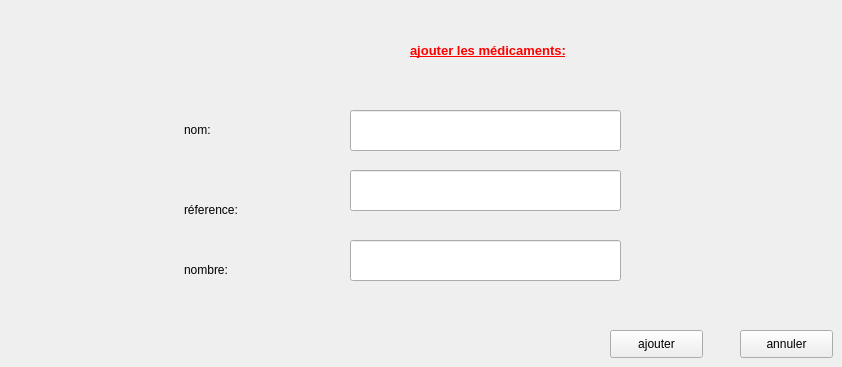
      <widget class="QWidget" name="tab_5">
       <attribute name="title">
        <string>ajouter</string>
       </attribute>
       <widget class="QLabel" name="label_41">
        <property name="geometry">
         <rect>
          <x>410</x>
          <y>40</y>
          <width>321</width>
          <height>21</height>
         </rect>
        </property>
        <property name="font">
         <font>
          <pointsize>10</pointsize>
          <weight>75</weight>
          <bold>true</bold>
          <underline>true</underline>
         </font>
        </property>
        <property name="styleSheet">
         <string notr="true">color: rgb(255, 0, 0);</string>
        </property>
        <property name="text">
         <string>ajouter les médicaments:</string>
        </property>
       </widget>
       <widget class="QLabel" name="label_42">
        <property name="geometry">
         <rect>
          <x>184</x>
          <y>120</y>
          <width>71</width>
          <height>20</height>
         </rect>
        </property>
        <property name="text">
         <string>nom:</string>
        </property>
       </widget>
       <widget class="QLabel" name="label_43">
        <property name="geometry">
         <rect>
          <x>184</x>
          <y>200</y>
          <width>71</width>
          <height>20</height>
         </rect>
        </property>
        <property name="text">
         <string>réference:</string>
        </property>
       </widget>
       <widget class="QLabel" name="label_44">
        <property name="geometry">
         <rect>
          <x>184</x>
          <y>260</y>
          <width>81</width>
          <height>20</height>
         </rect>
        </property>
        <property name="text">
         <string>nombre:</string>
        </property>
       </widget>
       <widget class="QLineEdit" name="lineEdit_nom">
        <property name="geometry">
         <rect>
          <x>350</x>
          <y>110</y>
          <width>271</width>
          <height>41</height>
         </rect>
        </property>
       </widget>
       <widget class="QLineEdit" name="lineEdit_reference">
        <property name="geometry">
         <rect>
          <x>350</x>
          <y>170</y>
          <width>271</width>
          <height>41</height>
         </rect>
        </property>
       </widget>
       <widget class="QLineEdit" name="lineEdit_nombre">
        <property name="geometry">
         <rect>
          <x>350</x>
          <y>240</y>
          <width>271</width>
          <height>41</height>
         </rect>
        </property>
       </widget>
       <widget class="QPushButton" name="pushButton_ajout">
        <property name="geometry">
         <rect>
          <x>610</x>
          <y>330</y>
          <width>93</width>
          <height>28</height>
         </rect>
        </property>
        <property name="text">
         <string>ajouter</string>
        </property>
       </widget>
       <widget class="QPushButton" name="pushButton_annuler">
        <property name="geometry">
         <rect>
          <x>740</x>
          <y>330</y>
          <width>93</width>
          <height>28</height>
         </rect>
        </property>
        <property name="text">
         <string>annuler</string>
        </property>
       </widget>
      </widget>
